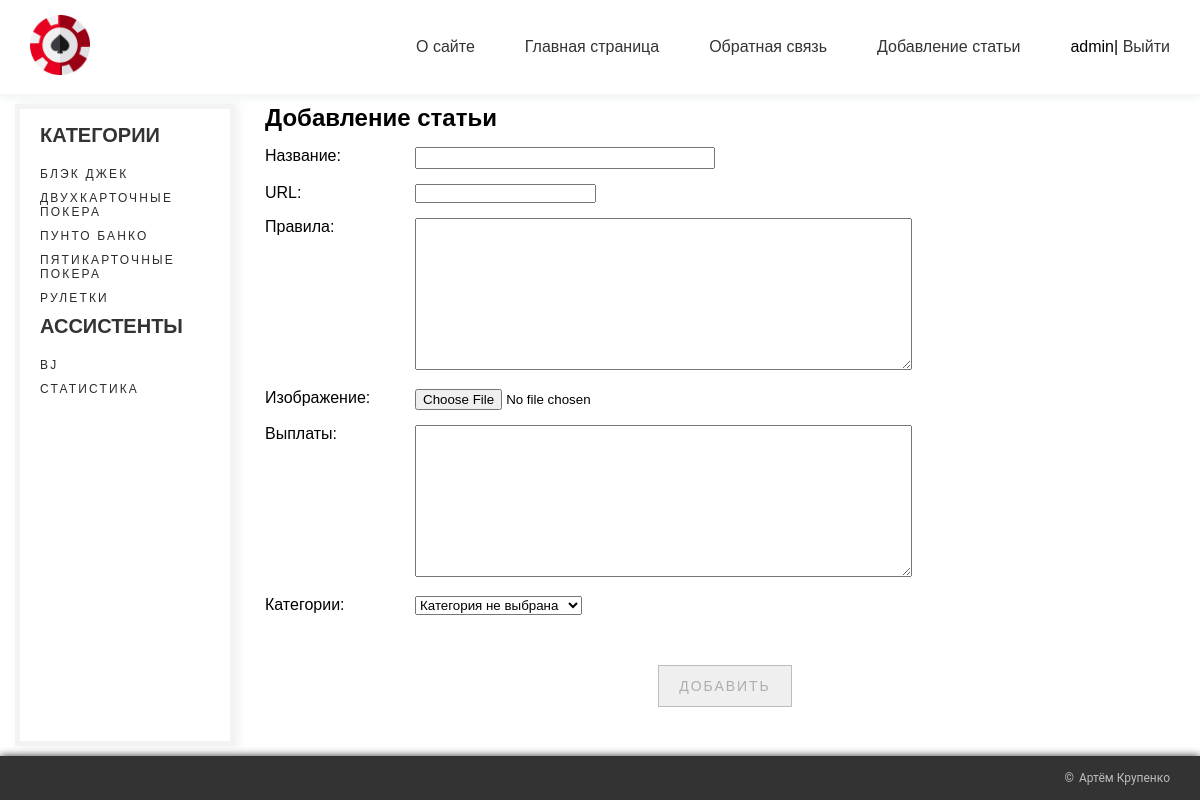
Screenshot of /addpage/ (signed in) with the database file from the repository.
### games/models.py (models this page shows)
class Category(models.Model):
    name = models.CharField(max_length=100, db_index=True, verbose_name='Название')
    slug = models.SlugField(max_length=255, unique=True, db_index=True, verbose_name='URL')
    def __str__(self):
        return self.name
    def get_absolute_url(self):
        return reverse('category', kwargs={'cat_slug': self.slug})
    class Meta:
        verbose_name = 'Категории Игр'
        verbose_name_plural = 'Категории Игр'
        ordering = ['name']

### games/views.py (the view)
# urls.py: path('addpage/', AddPage.as_view(), name='addpage'),
class AddPage(LoginRequiredMixin, DataMixin, CreateView):
    form_class = AddPostForm
    template_name = 'games/addpage.html'
    success_url = reverse_lazy('home')
    raise_exception = True
    def get_context_data(self, *, object_list=None, **kwargs):
        context = super().get_context_data(**kwargs)
        c_def = self.get_user_context(title='Добавление статьи')
        return dict(list(context.items()) + list(c_def.items()))

### games/forms.py (shortened to what this page needs)
class AddPostForm(forms.ModelForm):
    def __init__(self, *args, **kwargs):
        super().__init__(*args, **kwargs)
        self.fields['cat'].empty_label = "Категория не выбрана"
    class Meta:
        model = Games
        fields = ['name', 'slug', 'rules', 'image', 'payouts', 'cat']
        widgets = {
            'name': forms.TimeInput(attrs={'class': 'form-input'}),
            'rules': forms.Textarea(attrs={'cols': 60, 'rows': 10}),
            'payouts': forms.Textarea(attrs={'cols': 60, 'rows': 10})
            }

### games/utils.py (called while the page is built)
    def get_user_context(self, **kwargs):
        context = kwargs
        categories = cache.get('categories')
        if not categories:
            categories = Category.objects.annotate(Count('games'))
            cache.set('categories', categories, 60)
        user_menu = menu.copy()
        if not self.request.user.is_authenticated:
            user_menu.pop(-1)
        context['menu'] = user_menu
        context['categories'] = categories
        return context

### games/templates/games/addpage.html (shortened to what this page needs)
{% extends "games/base_web_casino.html" %}
{% block content %}
<h1>{{ title }}</h1>
<div class="form-conteiner">
    <form action="{% url 'addpage' %}" method="post" enctype="multipart/form-data">
        {% for f in form %}
        <p><label class="form-label" for="{{ f.id_for_label }}">{{f.label}}: </label>{{ f }}</p>
        {% endfor %}
        <div class="button-wrapper">
            <button class="content__view button-btn" type="submit">Добавить</button>
        </div>
    </form>
</div>
{% endblock %}

### games/templates/games/base_web_casino.html (shortened to what this page needs)
{% load static %}
<!DOCTYPE html>
<html lang="en">
<head>
    <link rel="stylesheet" href="{% static 'games/css/styles.css' %}" type="text/css">
</head>
<body>
<header class="header">
    {% block sidebar %}
    <div class="header__container">
        <a href="{% url 'home' %}" class="header__logo">
            <img src="{% static 'games/images/logo.png' %}" alt="logo image" class="header__image">
        </a>
        <ul class="header__items">
            {% for m in menu %}
            <li class="header__item">
                <a href="{% url m.url_name %}" class="header__link">{{ m.title }}</a>
            </li>
            {% endfor %}
            {% if request.user.is_authenticated %}
            <li class="header__item">{{ user.username }}|
                <a href="{% url 'logout' %}" class="header__link">Выйти</a>
            </li>
            {% else %}
            <li class="header__item">
                <a href="{% url 'register' %}" class="header__link">Регистрация</a> |
                <a href="{% url 'login' %}" class="header__link">Войти</a>
            </li>
            {% endif %}
        </ul>
    </div>
</header>
<main class="main">
    <section class="categories">
        <div class="categories__container">
            <h2 class="categories__title">Категории</h2>
            {% for c in categories %}
            {% if c.games__count > 0 %}
            <ul class="categories__items">
                <li class="categories__item">
                    <a href="{{ c.get_absolute_url }}" class="categories__link">{{ c.name }}</a>
                </li>
            </ul>
            {% endif %}
            {% endfor %}
            <h2 class="categories__title">Ассистенты</h2>
            <ul class="categories__items">
                <li class="categories__item">
                    <a href="{% url 'bj_start' %}" class="categories__link">BJ</a>
                </li>
                <li class="categories__item">
                    <a href="{% url 'statistic' %}" class="categories__link">Статистика</a>
                </li>
            </ul>
            {% endblock %}
        </div>
    </section>
    <section class="content">
        {% block content %}
        {% endblock %}
    </section>
</main>
<footer class="footer">
    <div class="footer__container">
        <p class="footer__owner">Артём Крупенко</p>
    </div>
</footer>
</body>
</html>

### games/static/games/css/styles.css (style rules this page uses)
* { -webkit-box-sizing: border-box; box-sizing: border-box; padding: 0; margin: 0; font-family: "Poppins", sans-serif; }
.form-input { width: 300px; font-size: 16px; }
.form-conteiner p { margin-top: 15px; }
.form-label { display: inline-block; min-width: 150px; vertical-align: top; }
body { min-height: 100vh; height: 100%; display: -webkit-box; display: -ms-flexbox; display: flex; -webkit-box-orient: vertical; -webkit-box-direction: normal; -ms-flex-direction: column; flex-direction: column; }
.header { background: #ffffff; -webkit-box-shadow: 0 4px 8px rgba(44, 101, 77, 0.08); box-shadow: 0 4px 8px rgba(44, 101, 77, 0.08); }
.header__container { display: -webkit-box; display: -ms-flexbox; display: flex; -webkit-box-pack: justify; -ms-flex-pack: justify; justify-content: space-between; -webkit-box-align: center; -ms-flex-align: center; align-items: center; padding: 15px 30px; }
.header__image { width: 60px; }
.header__items { list-style-type: none; display: -webkit-box; display: -ms-flexbox; display: flex; }
.header__item { margin-right: 50px; }
.header__item:last-child { margin-right: 0; }
.header__link { font-family: "Poppins", sans-serif; outline: none; text-decoration: none; font-weight: 500; font-size: 16px; color: #333333; -webkit-transition: 0.3s ease-in-out; -o-transition: 0.3s ease-in-out; transition: 0.3s ease-in-out; }
.main { -webkit-box-flex: 1; -ms-flex: 1 0 auto; flex: 1 0 auto; height: 100%; display: -webkit-box; display: -ms-flexbox; display: flex; }
.categories { font-family: "Poppins", sans-serif; min-width: 220px; margin: 10px 15px; padding: 15px 20px; background: #ffffff; border: 5px solid rgba(110, 102, 102, 0.08); -webkit-box-shadow: 4px 0 8px rgba(44, 101, 77, 0.08); box-shadow: 4px 0 8px rgba(44, 101, 77, 0.08); }
.categories__title { font-size: 20px; color: #333333; text-transform: uppercase; padding-bottom: 20px; }
.categories__items { list-style-type: none; }
.categories__item { margin-bottom: 10px; }
.categories__link { display: flex; align-items: center; outline: none; text-decoration: none; font-size: 12px; letter-spacing: 0.18em; text-transform: uppercase; color: #2d2c2c; transition: 1s ease; }
.content { font-family: "Poppins", sans-serif; width: 100%; margin: 10px 15px; }
.content__view { text-align: center; outline: none; text-decoration: none; border: 1px solid #bdbdbd; text-transform: uppercase; font-family: "Poppins", sans-serif; cursor: pointer; color: #aeadad; font-size: 14px; letter-spacing: 0.14em; padding: 12px 0; width: 90%; margin-bottom: 10px; -webkit-transition: 0.5s ease-in-out; -o-transition: 0.5s ease-in-out; transition: 0.5s ease-in-out; }
.footer { -webkit-box-flex: 0; -ms-flex: 0 0 auto; flex: 0 0 auto; background: #333333; -webkit-box-shadow: 0 0 8px #333333; box-shadow: 0 0 8px #333333; }
.footer__container { padding: 15px 30px; display: -webkit-box; display: -ms-flexbox; display: flex; -webkit-box-pack: end; -ms-flex-pack: end; justify-content: flex-end; -webkit-box-align: center; -ms-flex-align: center; align-items: center; }
.footer__owner { font-family: Roboto, sans-serif; font-size: 12px; color: #bdbdbd; }
.footer__owner::before { content: "\00A9"; margin-right: 5px; }
.button-btn { padding: 12px 20px; width: fit-content; }
.button-wrapper { display: flex; align-items: center; justify-content: center; margin-top: 50px; }

### rows the page displays
Category: name "БЛЭК ДЖЕК"
Category: name "ДВУХКАРТОЧНЫЕ ПОКЕРА"
Category: name "ПУНТО БАНКО"
Category: name "ПЯТИКАРТОЧНЫЕ ПОКЕРА"
Category: name "РУЛЕТКИ"

### other values shown
{{ m.title }} "О сайте" "Главная страница" "Обратная связь" "Добавление статьи"
{{ user.username }} "admin"
{{ title }} "Добавление статьи"
{{ f.label }} "Название" "URL" "Правила" "Изображение" "Выплаты" "Категории"
